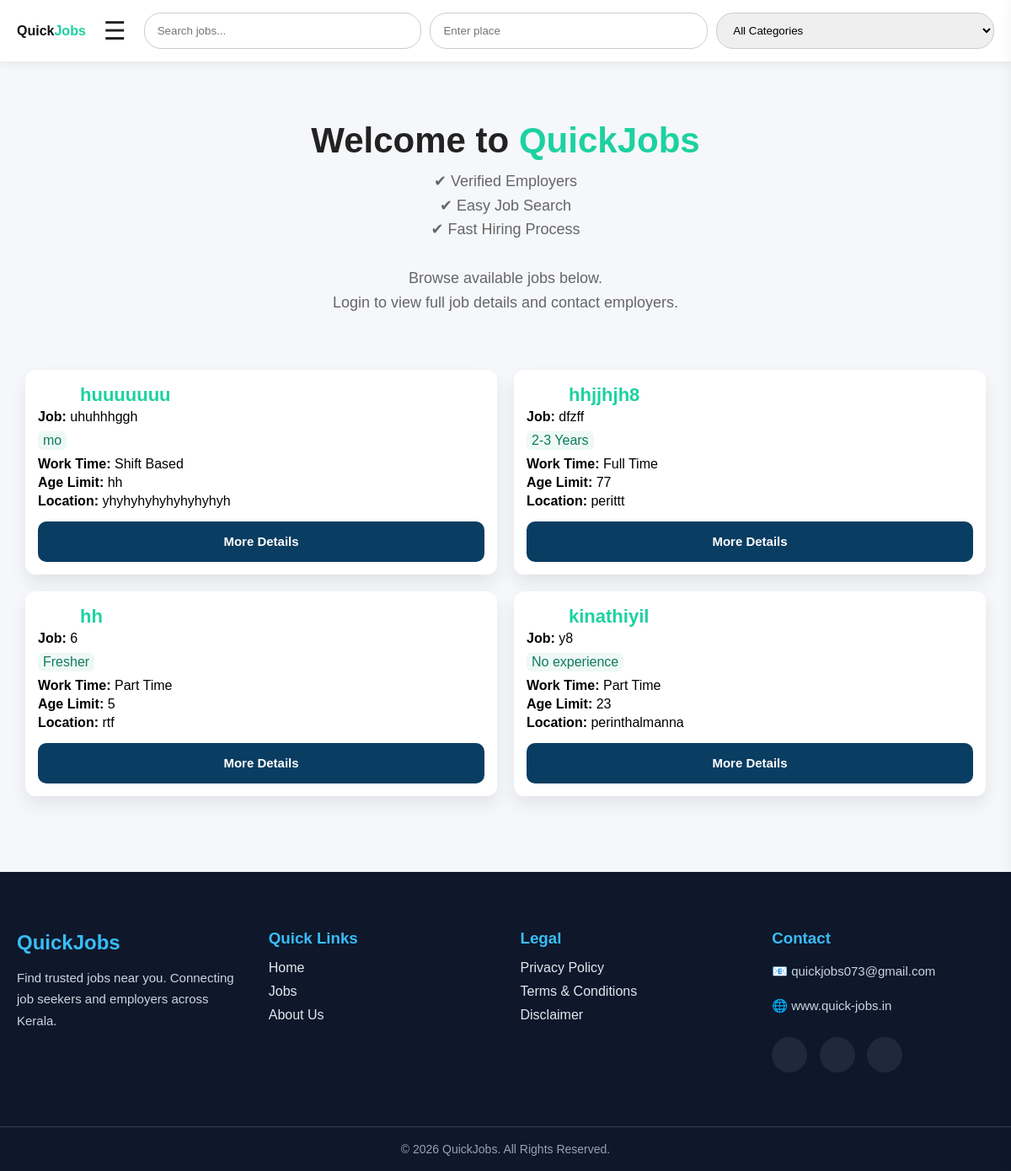
The page / on the database its author committed.
### myapp/models.py (models this page shows, shortened)
class Job(models.Model):
    owner = models.ForeignKey(
        User,
        on_delete=models.CASCADE,
        related_name="jobs",
        null=True,
        blank=True,
    )
    shop_name = models.CharField(
        max_length=150,
    )
    title = models.CharField(
        max_length=150,
    )
    category = models.ForeignKey(
        Category,
        on_delete=models.PROTECT,
        related_name="jobs",
        null=True,
        blank=True,
    )
    experience = models.CharField(
        max_length=100,
        default="Fresher",
    )
    work_time = models.CharField(
        max_length=100,
    )
    gender = models.CharField(max_length=20, blank=True)
    education = models.CharField(max_length=100, blank=True)
    age_limit = models.CharField(
        max_length=50,
        blank=True,
    )
    location = models.CharField(
        max_length=100,
    )
    salary = models.CharField(
        max_length=100,
    )
    phone = models.CharField(
        max_length=15,
        validators=[phone_validator],
    )
    description = models.TextField(
        blank=True,
    )
    is_verified = models.BooleanField(
        default=True,
    )
    owner_name = models.CharField(
        max_length=150,
        blank=True
    )
    shop_photo = models.ImageField(
        upload_to="shop_photos/",
        null=True,
        blank=True
    )
    created_at = models.DateTimeField(
        auto_now_add=True,
    )
    class Meta:
        ordering = ["-created_at"]

### myapp/views.py (the view, shortened to what this page needs)
# urls.py: 2. Add a URL to urlpatterns:  path('', views.home, name='home')
def home(request):
    jobs = (
        Job.objects
        .filter(is_verified=True)
        .select_related("category", "owner")
        .order_by("-id")
    )
    categories = Category.objects.all().order_by("name")
    q = request.GET.get("q", "").strip()
    place = request.GET.get("place", "").strip()
    category_id = request.GET.get("category", "").strip()
    if place:
        jobs = jobs.filter(location__icontains=place)
    if category_id.isdigit():
        jobs = jobs.filter(category_id=int(category_id))
    saved_job_ids = set()
    if request.user.is_authenticated:
        saved_job_ids = set(
            SavedJob.objects.filter(
                user=request.user
            ).values_list("job_id", flat=True)
        )
    return render(
        request,
        "home.html",
        {
            "jobs": jobs,
            "categories": categories,
            "saved_job_ids": saved_job_ids,
        },
    )

### templates/home.html (shortened to what this page needs)
{% load static %}
<!DOCTYPE html>
<html lang="en">
<head>
<link rel="stylesheet" href="{% static 'css/home.css' %}">
    <link rel="stylesheet" href="https://cdnjs.cloudflare.com/ajax/libs/font-awesome/6.7.2/css/all.min.css">
</head>
<body>
<header class="navbar">
    <div class="logo">
        <a href="{% url 'home' %}">Quick<span>Jobs</span></a>
    </div>
    <div class="profile">
        <button class="menu-btn" onclick="openMenu()">☰</button>
    </div>
    <form class="search-box" method="GET" id="searchForm">
        <input
        type="text"
        class="search"
        name="q"
        placeholder="Search jobs..."
        value="{{ request.GET.q }}">
        <input
        type="text"
        class="search"
        name="place"
        placeholder="Enter place"
        value="{{ request.GET.place }}">
        <select name="category" class="search">
            <option value="">All Categories</option>
        </select>
    </form>
</header>
{% if user.is_authenticated %}
<section class="welcome">
    <h2>
        Welcome,
        {{ user.profile.full_name|default:user.first_name }}
    </h2>
    <p>
        Find your next opportunity.<br>
        Search jobs, save favourites and contact employers instantly.
    </p>
</section>
{% else %}
<section class="hero">
    <h1>Welcome to <span>QuickJobs</span> </h1>
    <p>
        ✔ Verified Employers<br>
        ✔ Easy Job Search<br>
        ✔ Fast Hiring Process<br><br>
        Browse available jobs below.<br>
        Login to view full job details and contact employers.
    </p>
</section>
{% endif %}
<section class="job-list">
{% for job in jobs %}
<div class="job-card">
<div class="job-main">
<h3>{{ job.shop_name }}</h3>
<p><b>Job:</b> {{ job.title }}</p>
<p class="exp">
{{ job.experience|default:"Fresher" }}
</p>
<p><b>Work Time:</b> {{ job.work_time|default:"Full Time" }}</p>
<p><b>Age Limit:</b> {{ job.age_limit|default:"Not specified" }}</p>
<p><b>Location:</b> {{ job.location }}</p>
</div>
<div class="contact-box">
{% if user.is_authenticated %}
<a href="{% url 'job_details' job.id %}">
    <button class="details-btn">More Details</button>
</a>
{% else %}
<a href="{% url 'login' %}">
    <button class="details-btn">More Details</button>
</a>
{% endif %}
</div>
</div>
{% empty %}
<p class="no-job">No jobs available</p>
{% endfor %}
</section>
<footer class="footer">
    <div class="footer-container">
        <div class="footer-box">
            <h2>QuickJobs</h2>
            <p>
                Find trusted jobs near you. Connecting job seekers and employers across Kerala.
            </p>
        </div>
        <div class="footer-box">
            <h3>Quick Links</h3>
            <a href="/">Home</a>
            <a href="/">Jobs</a>
            <a href="#">About Us</a>
        </div>
        <div class="footer-box">
            <h3>Legal</h3>
            <a href="{% url 'privacy_policy' %}">Privacy Policy</a>
            <a href="{% url 'terms'%}">Terms & Conditions</a>
            <a href="{% url 'disclaimer'%}">Disclaimer</a>
        </div>
        <div class="footer-box">
            <h3>Contact</h3>
            <p>📧 quickjobs073@gmail.com</p>
            <p>🌐 www.quick-jobs.in</p>
            <div class="social-icons">
                <a href="#"></a>
                <a href="#"></a>
                <a href="#"></a>
            </div>
        </div>
    </div>
    <div class="footer-bottom">
        © 2026 QuickJobs. All Rights Reserved.
    </div>
</footer>
</body>
</html>

### static/css/home.css (style rules this page uses)
* { box-sizing:border-box; font-family:Arial, sans-serif; }
body { margin:0; background:#f5f7fa; }
.navbar { display:flex; align-items:center; gap:15px; padding:15px 20px; background:white; box-shadow:0 2px 10px rgba(0,0,0,0.08); }
.logo a { text-decoration:none; color:#111; font-weight:700; }
.logo span { color:#1dd1a1; }
.search-box { flex:1; display:flex; gap:10px; flex-wrap:wrap; }
.search, #categoryFilter { flex:1; padding:12px 15px; border-radius:20px; border:1px solid #ccc; outline:none; min-width:180px; }
.profile { position:relative; }
.job-list { padding:30px; display:grid; grid-template-columns:repeat(2, 1fr); gap:20px; }
.job-card { background:white; padding:15px; border-radius:12px; box-shadow:0 10px 20px rgba(0,0,0,0.08); transition:0.3s; position:relative; }
.job-card h3 { margin-top:2px; margin-bottom:4px; margin-left:50px; color:#1dd1a1; Font-size: 22px; Font-weight: 700; }
.job-card p { margin:4px 0; font-size:16px; }
.exp { background:#eef9f5; color:#0f7a5f; padding:2px 6px; border-radius:6px; display:inline-block; font-size:12px; margin:2px 0; }
.contact-box { margin-top:6px; background:#f9f9f9; padding:6px; border-radius:10px; display:flex; flex-direction:column; gap:4px; }
.job-main { margin-left:0; }
.contact-box { margin-top:15px; background:none; padding:0; }
.contact-box a { display:block; width:100%; }
.details-btn { width:100%; height:48px; border:none; border-radius:10px; background:#0a3d62; color:white; font-size:15px; font-weight:600; cursor:pointer; }
.menu-btn { background:none; border:none; font-size:30px; color:#222; cursor:pointer; transition:.3s; }
.hero, .welcome { text-align:center; padding:60px 20px; }
.hero h1, .welcome h2 { font-size:38px; color:#222; margin-bottom:15px; }
.hero span { color:#1dd1a1; }
.hero p, .welcome p { max-width:700px; margin:auto; color:#666; line-height:1.9; font-size:17px; }
.hero { text-align:center; padding:35px 20px; }
.hero h1 { font-size:42px; margin-bottom:10px; }
.hero p { font-size:18px; color:#666; line-height:1.6; max-width:600px; margin:auto; }
.footer { background:#0f172a; color:#fff; margin-top:60px; }
.footer-container { max-width:1200px; margin:auto; display:grid; grid-template-columns:repeat(auto-fit,minmax(220px,1fr)); gap:35px; padding:50px 20px; }
.footer-box h2, .footer-box h3 { margin-bottom:15px; color:#38bdf8; }
.footer-box p { color:#cbd5e1; line-height:1.7; font-size:15px; }
.footer-box a { display:block; color:#e2e8f0; text-decoration:none; margin:10px 0; transition:.3s; }
.social-icons { margin-top:15px; }
.social-icons a { display:inline-flex; justify-content:center; align-items:center; width:42px; height:42px; background:#1e293b; border-radius:50%; text-decoration:none; font-size:20px; margin-right:10px; transition:.3s; }
.footer-bottom { text-align:center; border-top:1px solid #334155; padding:18px; color:#94a3b8; font-size:14px; }

### rows shown on the page
Job: shop_name "huuuuuuu", title "uhuhhhggh", experience "mo", work_time "Shift Based", age_limit "hh", location "yhyhyhyhyhyhyhyhyh"
Job: shop_name "hhjjhjh8", title "dfzff", experience "2-3 Years", work_time "Full Time", age_limit "77", location "perittt"
Job: shop_name "hh", title "6", experience "Fresher", work_time "Part Time", age_limit "5", location "rtf"
Job: shop_name "kinathiyil", title "y8", experience "No experience", work_time "Part Time", age_limit "23", location "perinthalmanna"
